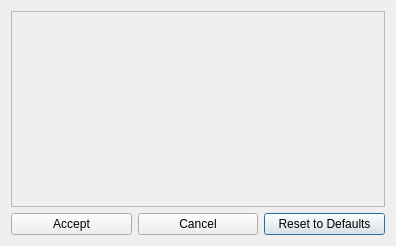
<?xml version="1.0" encoding="UTF-8"?>
<ui version="4.0">
 <class>SamusReturnsCosmeticPatchesDialog</class>
 <widget class="QDialog" name="SamusReturnsCosmeticPatchesDialog">
  <property name="geometry">
   <rect>
    <x>0</x>
    <y>0</y>
    <width>396</width>
    <height>246</height>
   </rect>
  </property>
  <property name="windowTitle">
   <string>Samus Returns - Cosmetic Options</string>
  </property>
  <layout class="QGridLayout" name="gridLayout">
   <item row="2" column="2">
    <widget class="QPushButton" name="reset_button">
     <property name="text">
      <string>Reset to Defaults</string>
     </property>
    </widget>
   </item>
   <item row="2" column="0">
    <widget class="QPushButton" name="accept_button">
     <property name="text">
      <string>Accept</string>
     </property>
    </widget>
   </item>
   <item row="2" column="1">
    <widget class="QPushButton" name="cancel_button">
     <property name="text">
      <string>Cancel</string>
     </property>
    </widget>
   </item>
   <item row="1" column="0" colspan="3">
    <widget class="QScrollArea" name="scrollArea">
     <property name="widgetResizable">
      <bool>true</bool>
     </property>
     <widget class="QWidget" name="scroll_area_contents">
      <property name="geometry">
       <rect>
        <x>0</x>
        <y>0</y>
        <width>376</width>
        <height>195</height>
       </rect>
      </property>
      <layout class="QVBoxLayout" name="verticalLayout">
       <item>
        <spacer name="verticalSpacer">
         <property name="orientation">
          <enum>Qt::Vertical</enum>
         </property>
         <property name="sizeHint" stdset="0">
          <size>
           <width>20</width>
           <height>40</height>
          </size>
         </property>
        </spacer>
       </item>
      </layout>
     </widget>
    </widget>
   </item>
  </layout>
 </widget>
 <layoutdefault spacing="6" margin="11"/>
 <resources/>
 <connections/>
</ui>
